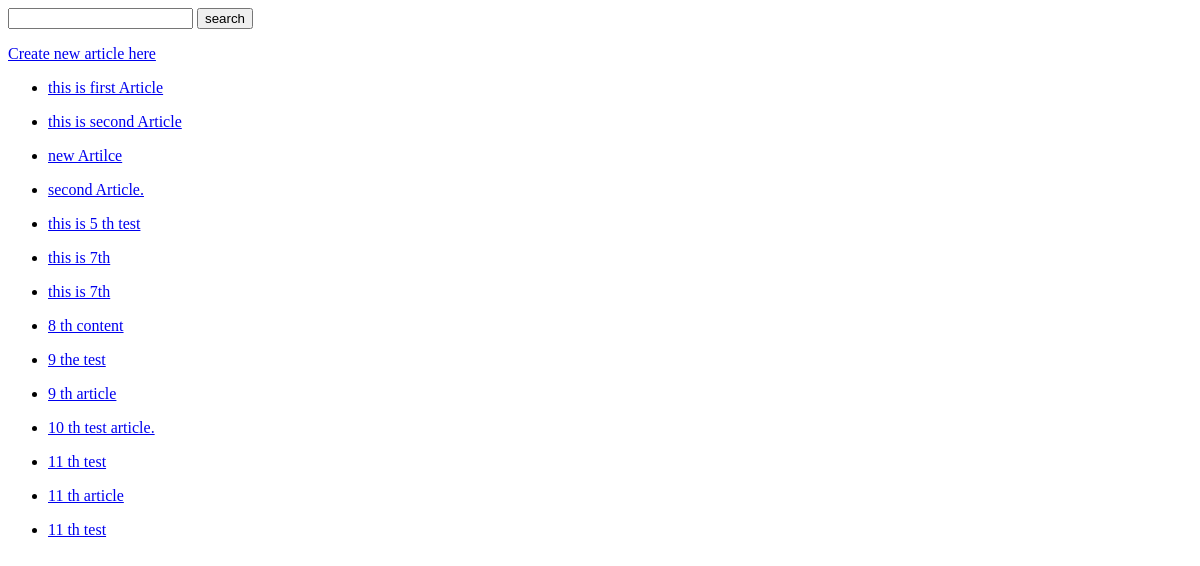
Before: / with the older database file.
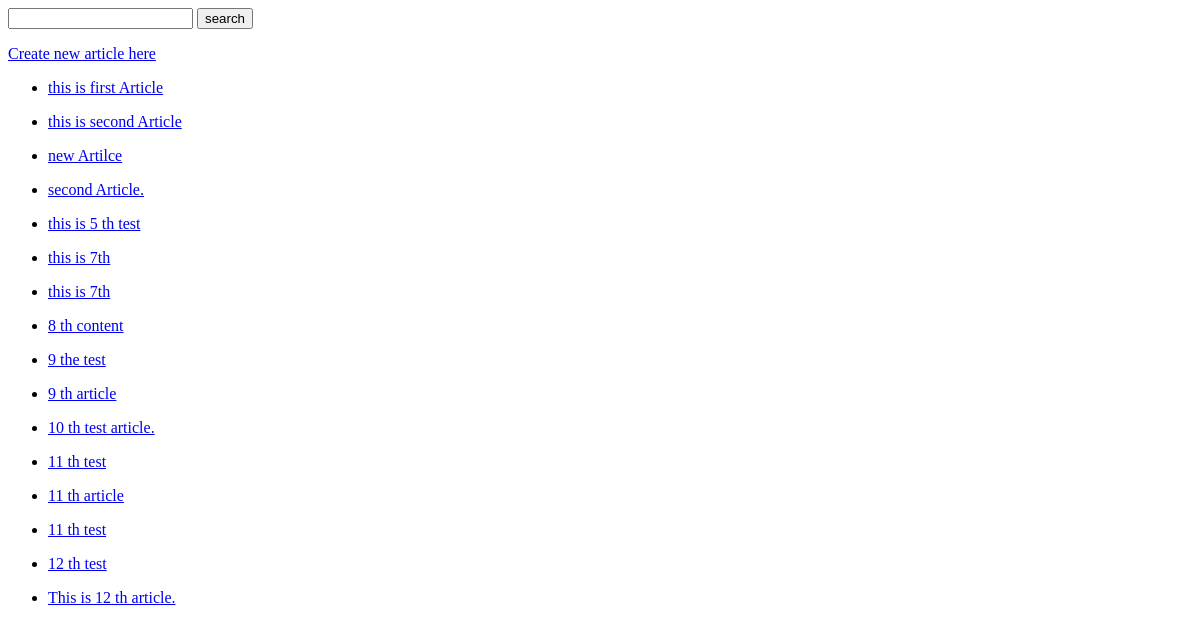
After: the same page with the newer database file.
### articles/models.py (models this page shows, shortened)
class Article(models.Model):
    title = models.CharField(max_length=250)
    content = models.TextField()

### articles/views.py (the view)
# urls.py: path('',views.list_article,name='list_article'),
def list_article(request):
    articles = Article.objects.all()
    return render(
        request,
        'list.html',
        {
            'articles' : articles
        }
    )

### templates/list.html (shortened to what this page needs)
{% extends "base.html" %}
{% block content %}
   <p>
    <a href="{% url 'articles:create' %}">Create new article here</a>
   </p>
   {% for article in  articles %}
       <ul>
         <li><a href="{% url 'articles:detail' article.id %}">{{ article.title }}</a></li>
       </ul>
   {% endfor %}
{% endblock content %}

### templates/base.html (shortened to what this page needs)
<!DOCTYPE html>
<html lang="en">
<head>
</head>
<body>
    <form action="{% url 'articles:search' %}" method="GET">
        <input type='text' name='q'>
        <input type='submit' value="search">
    </form>
    {% block content %}
    {% endblock content %}
</body>
</html>

Changed rows visible on the page:
added Article: title "12 th test"
added Article: title "This is 12 th article."
